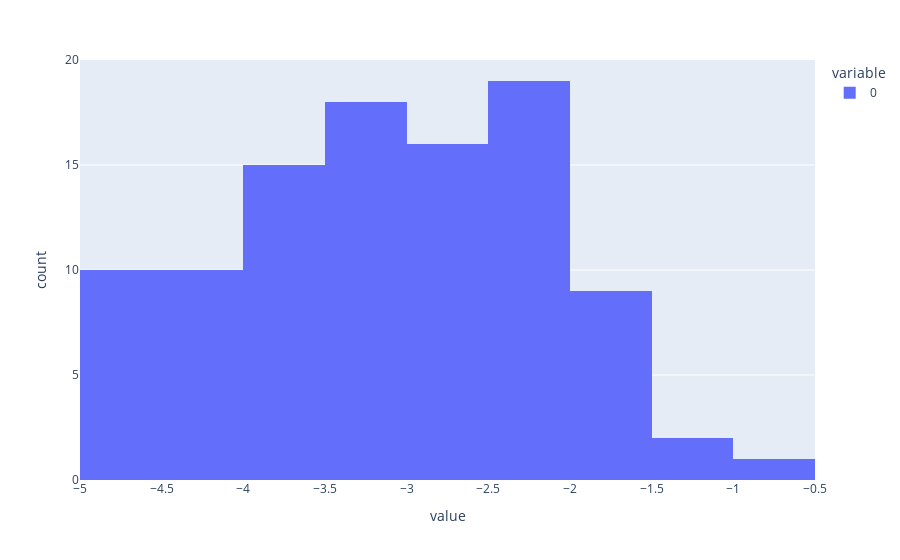

The notebook cell this image was saved under:
### Code cell
px.histogram(loss_dict['G0_loss'].log().tolist())

### Figure 1 — Plotly figure (JSON) as saved in the notebook; plotly's stock layout.template omitted (floating-point values rounded to 4 significant figures)
{"data": [{"alignmentgroup": "True", "bingroup": "x", "hovertemplate": "variable=0<br>value=%{x}<br>count=%{y}<extra></extra>", "legendgroup": "0", "marker": {"color": "#636efa", "pattern": {"shape": ""}}, "name": "0", "offsetgroup": "0", "orientation": "v", "showlegend": true, "type": "histogram", "x": [-3.883, -3.016, -1.892, -2.352, -2.4, -2.401, -2.866, -3.775, -3.365, -4.029, -3.305, -4.428, -2.973, -4.716, -3.065, -3.8, -3.474, -2.877, -1.933, -2.192, -3.383, -3.729, -3.157, -1.472, -2.796, -3.614, -3.199, -3.871, -4.098, -1.551, -3.793, -0.9397, -2.241, -2.221, -1.795, -2.918, -3.067, -3.648, -1.41, -2.782, -4.549, -3.961, -4.249, -3.418, -4.486, -2.268, -4.553, -4.555, -2.258, -2.301, -3.122, -3.477, -2.895, -2.845, -1.98, -4.581, -3.018, -2.204, -1.591, -1.816, -2.884, -3.578, -2.995, -4.443, -3.681, -2.891, -4.193, -2.397, -1.982, -3.069, -3.231, -3.412, -2.164, -2.185, -4.654, -1.855, -2.753, -4.514, -4.489, -2.159, -3.868, -4.304, -2.072, -4.417, -2.062, -2.138, -2.26, -2.635, -4.575, -2.655, -3.955, -4.507, -2.538, -3.388, -3.581, -2.876, -3.993, -4.69, -3.408, -2.457], "xaxis": "x", "yaxis": "y"}], "layout": {"autosize": true, "barmode": "relative", "legend": {"title": {"text": "variable"}, "tracegroupgap": 0}, "margin": {"t": 60}, "xaxis": {"anchor": "y", "autorange": true, "domain": [0, 1], "range": [-5, -0.5], "title": {"text": "value"}, "type": "linear"}, "yaxis": {"anchor": "x", "autorange": true, "domain": [0, 1], "range": [0, 20], "title": {"text": "count"}}}}
